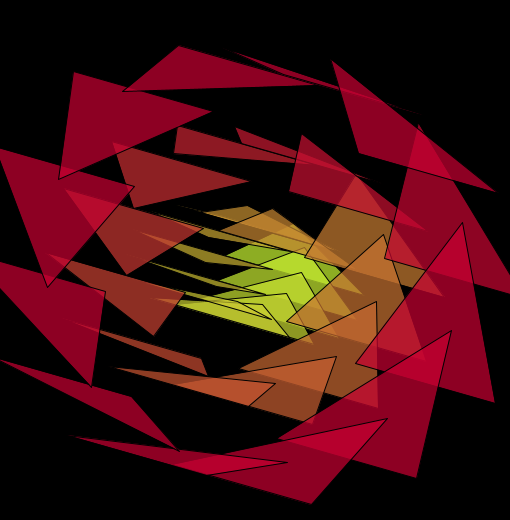
Frame 1 (no input)
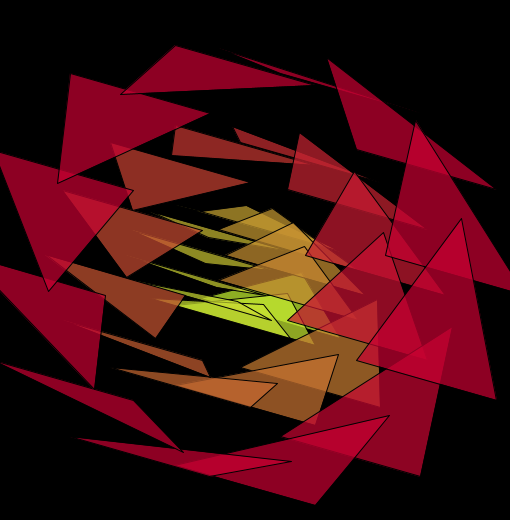
Frame 60 (the mouse pressed at the canvas centre just before this capture)
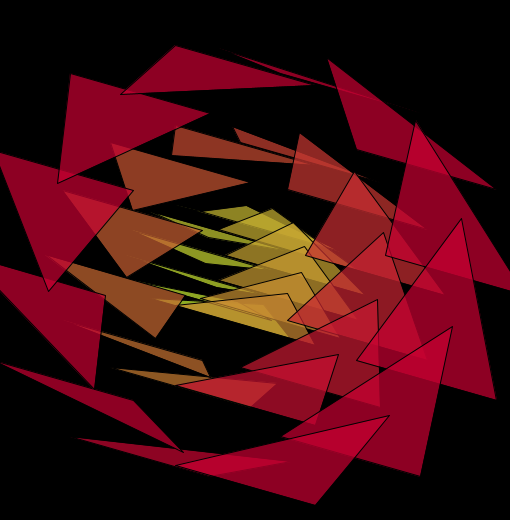
Frame 120 (the mouse held since frame 60 and released just before this capture)

The Processing sketch that drew these frames (run headless with seeded random() and noise(); from frame 60 on, the mouse is pressed at the canvas centre):

// Processing sketch: processing_153221
// ── processing_153221.pde

// Triangle Rotate (carnation)
// Gary Green 2014

// Centre of circle is 255,255


float x1=255;
float y1=255;
float x2, y2;
int r=200;
int g;
int b=50;
float chngr=10; // change red
float tran=255; // transparency
int degstart=0; // point that circle starts


void setup() {
  background(0);
  size(510,520);
  smooth();
  strokeWeight(1);
  strokeJoin(ROUND);
  }

void draw() {
  
  background(0);
  
  tran=120;
  g=255;
  
  degstart+=1;
  if(degstart>360) { degstart=0; }
  
  for(float rad=50; rad<250; rad+=80) {
    
    tran-=10;
      
 for(int deg=degstart; deg<360+degstart; deg+=30) { // degree around circle
   
  
  float angle1=radians(deg);  // convert degree to radian
  float x1=255+(cos(angle1)*rad); // x coord around arc
  float y1=255+(sin(angle1)*rad);  // y coord around arc
  float angle2=radians(deg-40);
  float x2=255+(cos(angle2)*rad);
  float y2=255+(sin(angle2)*rad);

  
  g-=10;
     
  fill(r,g,b,180);
  
  beginShape();    // draw triangles
  vertex(x1-80,y1);
  vertex(x1+60,y1+40);
  vertex(x2,y2);
  endShape(CLOSE);
  }
 
  }

}
